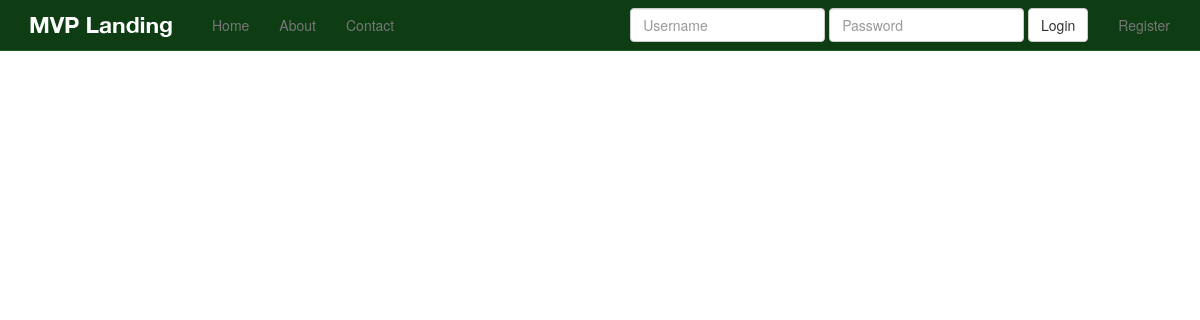
Before: /products/ with the older database file.
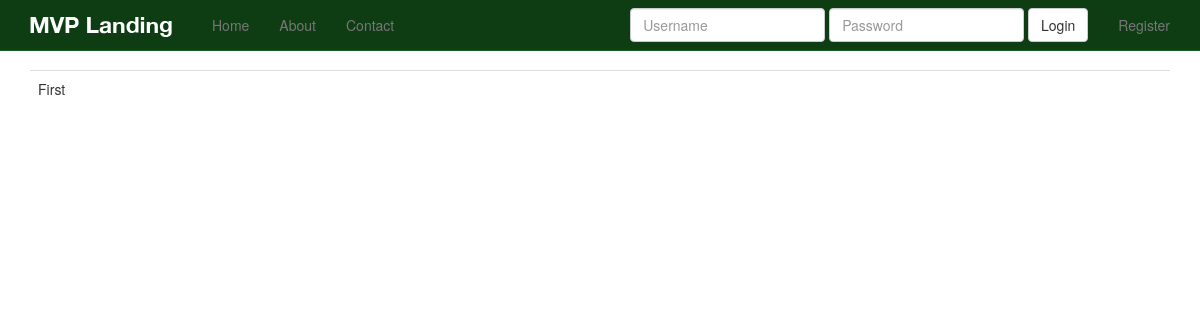
After: the same page with the newer database file.
### products/models.py (models this page shows, shortened)
class Product(models.Model):
    title = models.CharField(max_length=120)
    car_year = models.CharField(max_length=120)
    car_manufacturer = models.CharField(max_length=120)
    car_type = models.CharField(max_length=120)
    car_model = models.CharField(max_length=120)
    description = models.TextField(blank=True, null=True)
    price = models.DecimalField(decimal_places=2, max_digits=10)
    active = models.BooleanField(default=True)

### products/views.py (the view, shortened to what this page needs)
class ProductListView(ListView):
    model = Product

### products/templates/products/product_list.html (shortened to what this page needs)
<!DOCTYPE html>
<html lang="en">
<head>
</head>
<body>
    {% extends "base.html" %}
    {% block content %}
        <table class="table">
        {% for object in object_list %}
        <tr>
            <td>{{ object.title }}</td>
        </tr>
        {% endfor %}
        </table>
{% endblock %}

### templates/base.html (shortened to what this page needs)
{% load staticfiles %}
<!DOCTYPE html>
<html lang="en">
  <head>
    {% include 'head_css.html' %}
  </head>
  <body>
  {% include 'navbar.html' %}
    <div class="container">
            {% block content %}
            {% endblock %}
    </div>
  </body>
</html>

### templates/head_css.html
{% load staticfiles %}
    <link rel="stylesheet" href="//maxcdn.bootstrapcdn.com/font-awesome/4.3.0/css/font-awesome.min.css">
    <link href="{% static 'css/bootstrap.min.css' %}" rel="stylesheet">
    <link href="{% static 'css/navbar-static-top.css' %}" rel="stylesheet">
     <link href="{% static 'css/custom.css' %}" rel="stylesheet">

### templates/navbar.html (shortened to what this page needs)
   {% load staticfiles %}
    <nav class="navbar navbar-default navbar-static-top">
      <div class="container">
        <div class="navbar-header">
          <a class="navbar-brand" href="{% url 'home' %}"><img src="{% static 'img/mvp_landing_logo.png' %}" /></a>
        </div>
        <div id="navbar" class="navbar-collapse collapse">
          <ul class="nav navbar-nav">
            <li><a href="{% url 'home' %}">Home</a></li>
            <li><a href="{% url 'about' %}">About</a></li>
            <li><a href="{% url 'contact' %}">Contact</a></li>
          </ul>
          <ul class="nav navbar-nav navbar-right">
          {% if request.user.is_authenticated %}
            <li><a href="{% url 'auth_logout' %}">Logout</a></li>
            {% else %}
            <li><a href="{% url 'registration_register' %}">Register</a></li>
            {% endif %}
          </ul>
          {% if not request.user.is_authenticated and not "/accounts/login" in request.get_full_path %}
            <form class='navbar-form navbar-right' method='POST' action='{% url "auth_login" %}'>{% csrf_token %}
              <div class='form-group'>
                  <input type='text' class='form-control' name='username' placeholder='Username' />
              </div>
              <div class='form-group'>
                  <input type='password' class='form-control' name='password' placeholder='Password' />
              </div>
              <button type='submit' class='btn btn-default'>Login</button>
          </form>
          {% endif %}
        </div>
      </div>
    </nav>

### templates/javascript.html (shortened to what this page needs)
{% load staticfiles %}

### static_in_pro/our_static/css/navbar-static-top.css (style rules this page uses)
body { min-height: 1000px; }
.navbar-static-top { margin-bottom: 19px; background-color: #0E3D14; border-color: #1A5F23; }
.navbar-default .navbar-brand { color: #FFF; }

Changed rows visible on the page:
added Product: title "First"
